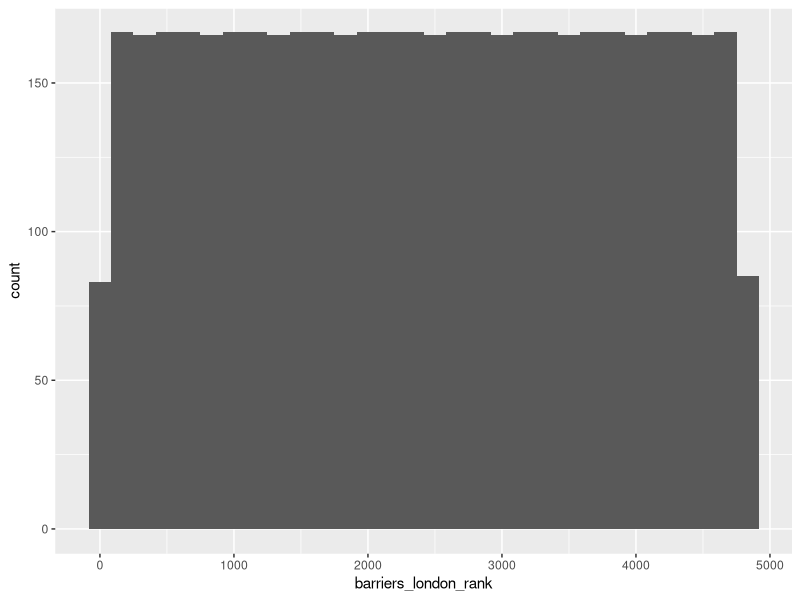
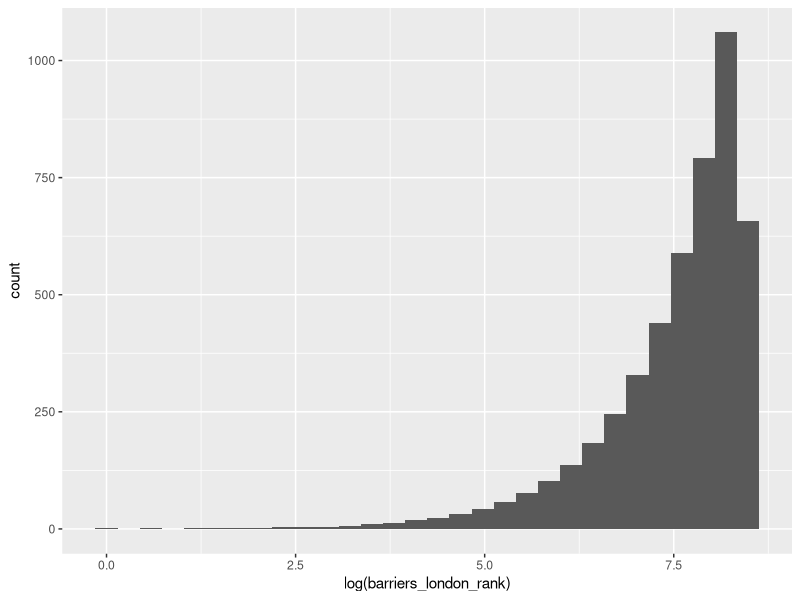
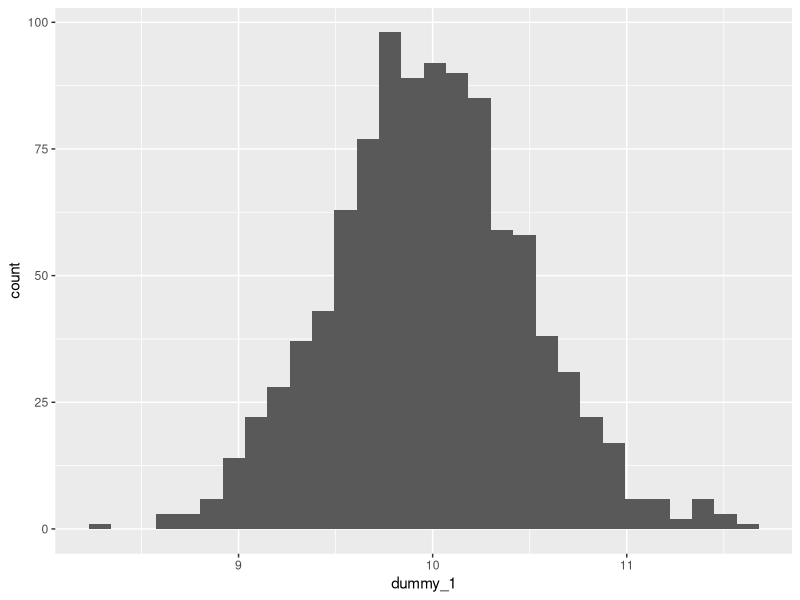
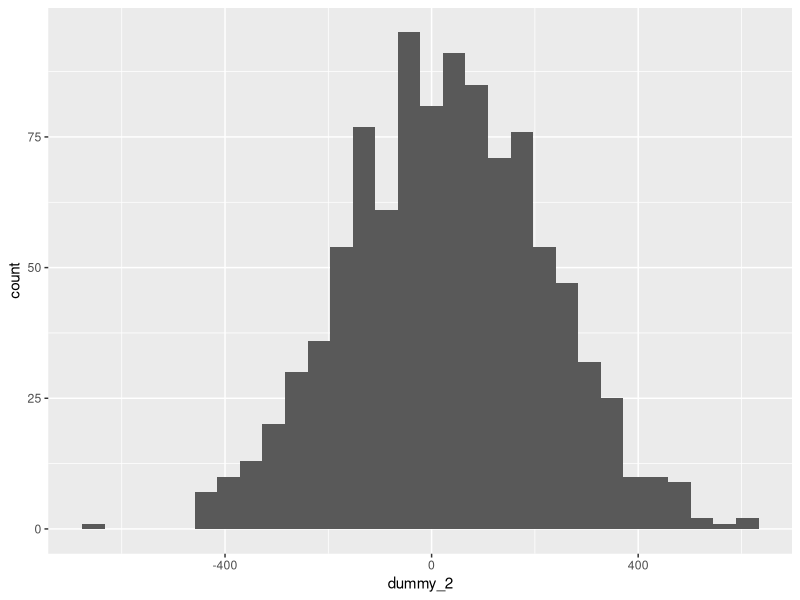
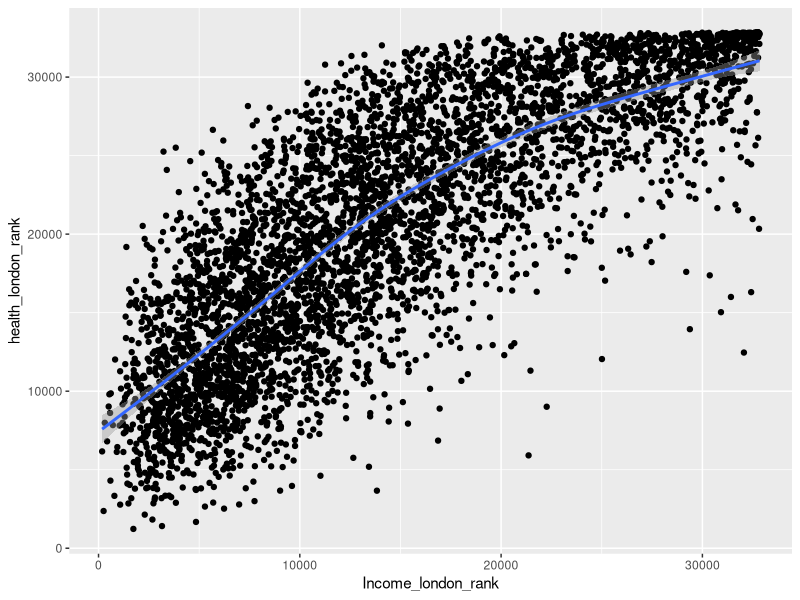

Here is the R script that generated these plots, in order:
## ---- chunk 1
# We will need these libraries and this data later.
library(tidyverse)
# loading data
lon_dims_imd_2019 <- read.csv("data/English_IMD_2019_Domains_rebased_London_by_CDRC.csv")
# Commenting out as not used in this version
# library(lubridate)
#library(gapminder)
# create a binary membership variable for City of London (for later examples)
lon_dims_imd_2019 <- lon_dims_imd_2019 %>% mutate(city = la19nm == "City of London")
## ---- chunk 2
ggplot(lon_dims_imd_2019, aes(x = barriers_london_rank)) +
  geom_histogram()
## ---- chunk 3
ggplot(lon_dims_imd_2019, aes(x = log(barriers_london_rank))) +
  geom_histogram()
## ---- chunk 4
# small standard deviation
dummy_1 <- rnorm(1000, mean = 10, sd = 0.5)
dummy_1 <- as.data.frame(dummy_1)
ggplot(dummy_1, aes(x = dummy_1)) +
  geom_histogram()

# larger standard deviation
dummy_2 <- rnorm(1000, mean = 10, sd = 200)
dummy_2 <- as.data.frame(dummy_2)
ggplot(dummy_2, aes(x = dummy_2)) +
  geom_histogram()
## ---- chunk 5
mean(lon_dims_imd_2019$barriers_london_rank, na.rm = TRUE)
## ---- chunk 6
sdbarriers <- sd(lon_dims_imd_2019$barriers_london_rank, na.rm = TRUE)
print(sdbarriers)

varbarriers <- var(lon_dims_imd_2019$barriers_london_rank, na.rm = TRUE)
print(varbarriers)
sqrt(varbarriers) == sdbarriers
## ---- chunk 7
median(lon_dims_imd_2019$barriers_london_rank, na.rm = TRUE)
## ---- chunk 8
IQR(lon_dims_imd_2019$barriers_london_rank, na.rm = TRUE)
## ---- chunk 9
table(lon_dims_imd_2019$la19nm)
## ---- chunk 10
areastable <- table(lon_dims_imd_2019$la19nm)
prop.table(areastable)
## ---- chunk 11
table(
  lon_dims_imd_2019$la19nm,
  lon_dims_imd_2019$IDAOP_london_decile
)
## ---- chunk 12
lon_dims_imd_2019 %>%
  group_by(la19nm) %>%
  summarise(avg = mean(Income_london_rank)) %>%
  arrange(la19nm, .locale = "en")
## ---- chunk 13

 t.test(health_london_rank ~ city, data = lon_dims_imd_2019)$statistic
 t.test(health_london_rank ~ city, data = lon_dims_imd_2019)$parameter
## ---- chunk 14
# quantile(gapminder$gdpPercap)
# IQR(gapminder$gdpPercap)

# gapminder$gdpGroup <- cut(gapminder$gdpPercap, breaks = c(241.1659, 1202.0603, 3531.8470, 9325.4623, 113523.1329), labels = FALSE)

# gapminder$gdpGroup <- factor(gapminder$gdpGroup)

# anovamodel <- aov(gapminder$pop ~ gapminder$gdpGroup)
anovamodel <- aov(lon_dims_imd_2019$health_london_rank ~ lon_dims_imd_2019$la19nm)
summary(anovamodel)

TukeyHSD(anovamodel)
## ---- chunk 15
# cor.test(gapminder$gdpPercap, gapminder$lifeExp)
cor.test(lon_dims_imd_2019$Income_london_rank, lon_dims_imd_2019$health_london_rank)

# ggplot(gapminder, aes(gdpPercap, log(lifeExp))) +
ggplot(lon_dims_imd_2019, aes(Income_london_rank, health_london_rank)) +
  geom_point() +
  geom_smooth()
## ---- chunk 16
modelone <- lm(lon_dims_imd_2019$Income_london_rank ~ lon_dims_imd_2019$health_london_rank)
summary(modelone)
## ---- chunk 17
lon_dims_imd_2019 %>%
  mutate(city = factor(city))

modelttest <- lm(lon_dims_imd_2019$health_london_rank ~ lon_dims_imd_2019$city)

summary(modelttest)
